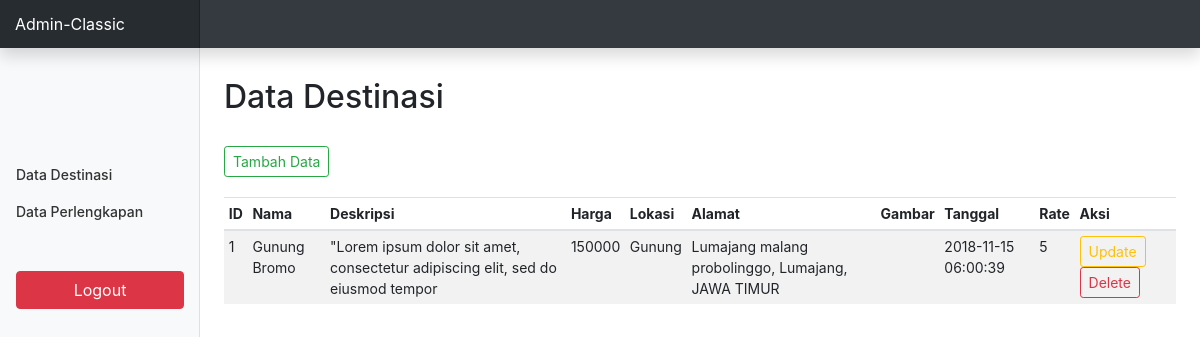
/admin/index.php (signed in), run on an earlier commit of the app's database.
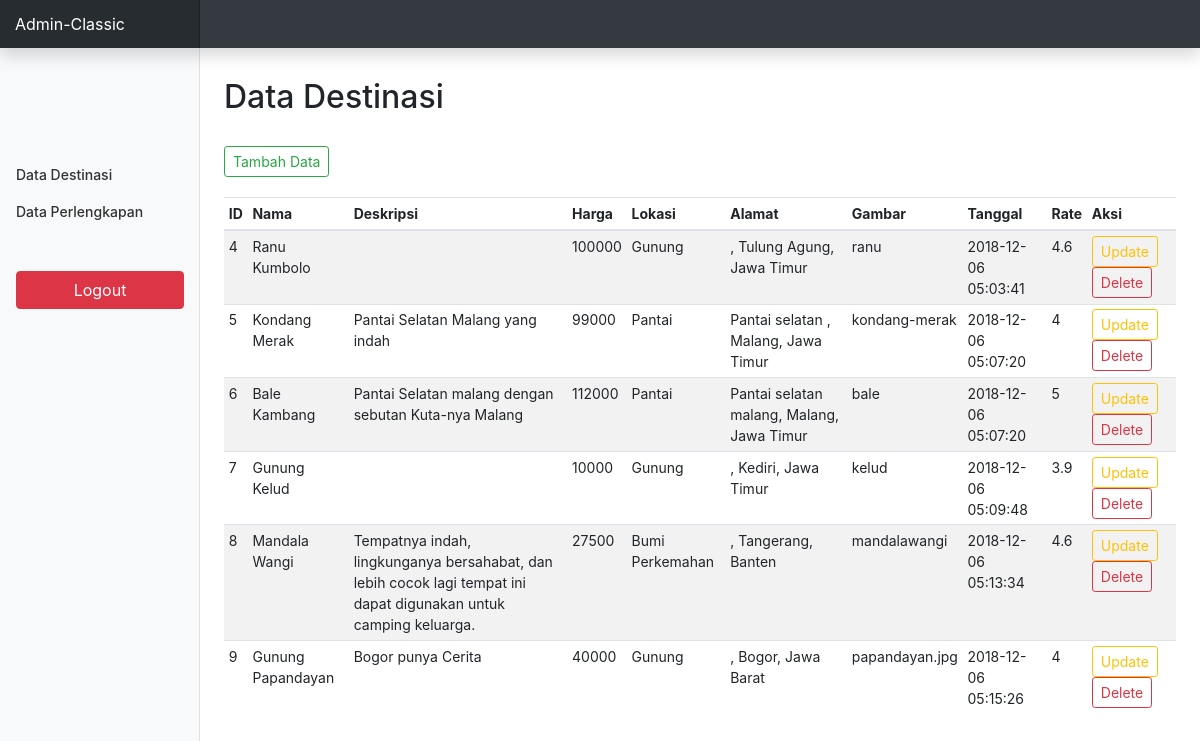
And on a later commit of the database.
### tables this page shows
CREATE TABLE `destinasi` (
  `ID_DESTINASI` int(11) NOT NULL,
  `NAMA` varchar(1024) DEFAULT NULL,
  `DESKRIPSI` varchar(1024) DEFAULT NULL,
  `HARGA` int(11) DEFAULT NULL,
  `LOKASI` varchar(1024) DEFAULT NULL,
  `ALAMAT` varchar(1024) DEFAULT NULL,
  `KOTA` varchar(1024) DEFAULT NULL,
  `PROVINSI` varchar(1024) DEFAULT NULL,
  `GAMBAR` varchar(1024) DEFAULT NULL,
  `TANGGAL` datetime NOT NULL DEFAULT CURRENT_TIMESTAMP,
  `RATE` float DEFAULT NULL
);

### admin/conn.php (called while the page is built, shortened)
<?php
function connection() {
   $dbServer = 'localhost';
   $dbUser = 'root';
   $dbPass = '';
   $dbName = "kemah";
   $conn = mysqli_connect($dbServer, $dbUser, $dbPass);
   mysqli_select_db($conn,$dbName);
   return $conn;
}

### admin/index.php (the view, shortened to what this page needs)
<?php
  include ('conn.php');
?>
<!DOCTYPE html>
<html>
  <head>
    <link href="assets/css/bootstrap.min.css" rel="stylesheet">
    <link href="assets/css/dashboard.css" rel="stylesheet">
  </head>
  <body>
    <nav class="navbar navbar-dark fixed-top bg-dark flex-md-nowrap p-0 shadow">
      <a class="navbar-brand col-sm-3 col-md-2 mr-0" href="#">Admin-Classic</a>
    </nav>
    <div class="container-fluid">
      <div class="row">
       <?php
       include('menu.php');
       ?>
        <main role="main" class="col-md-9 ml-sm-auto col-lg-10 px-4">
          <h2 style="margin: 30px 0 30px 0;">Data Destinasi</h2>
          <a class="btn btn-outline-success btn-sm" href="form.php" style="margin-bottom : 20px;">Tambah Data</a>
          <div class="table-responsive">
            <table class="table table-striped table-sm">
              <thead>
                <tr>
                  <th>ID</th>
                  <th>Nama</th>
                  <th>Deskripsi</th>
                  <th>Harga</th>
                  <th>Lokasi</th>
                  <th>Alamat</th>
                  <th>Gambar</th>
                  <th>Tanggal</th>
                  <th>Rate</th>
                  <th>Aksi</th>
                </tr>
              </thead>
              <tbody>
                <?php
                  $query = "SELECT * FROM destinasi";
                  $result = mysqli_query(connection(),$query);
                 ?>
                 <?php while($data = mysqli_fetch_array($result)): ?>
                  <tr>
                    <td><?php echo $data['ID_DESTINASI'];  ?></td>
                    <td><?php echo $data['NAMA'];  ?></td>
                    <td><?php echo $data['DESKRIPSI'];  ?></td>
                    <td><?php echo $data['HARGA'];  ?></td>
                    <td><?php echo $data['LOKASI'];  ?></td>
                    <td><?php echo $data['ALAMAT'].", ". $data['KOTA'].", ". $data['PROVINSI'];  ?></td>
                    <td><?php echo $data['GAMBAR'];  ?></td>
                    <td><?php echo $data['TANGGAL'];  ?></td>
                    <td><?php echo $data['RATE'];  ?></td>
                    <td>
                      <a href="<?php echo "update.php?nrp=".$data['ID_DESTINASI']; ?>" class="btn btn-outline-warning btn-sm"> Update</a>
                      <a href="<?php echo "delete.php?nrp=".$data['ID_DESTINASI']."&img=".$data['GAMBAR']; ?>" class="btn btn-outline-danger btn-sm"> Delete</a>
                    </td>
                  </tr>
                 <?php endwhile ?>
              </tbody>
            </table>
          </div>
        </main>
      </div>
    </div>
  </body>
</html>

### admin/menu.php (shortened to what this page needs)
<nav class="col-md-2 d-none d-md-block bg-light sidebar">
  <div class="sidebar-sticky">
    <ul class="nav flex-column" style="margin-top:100px;">
        <li class="nav-item">
        <a class="nav-link " href="<?php echo "index.php"; ?>">Data Destinasi</a>
      </li>
      <li class="nav-item">
        <a class="nav-link" href="perlengkapan.php">Data Perlengkapan</a>
      </li>
      <li class="nav-item">
        <a class="nav-link" href="logout.php"><button class="btn btn-danger btn-block">Logout</button></a>
      </li>
    </ul>
  </div>
</nav>

### admin/assets/css/dashboard.css (style rules this page uses)
body { font-size: .875rem; }
.sidebar { position: fixed; top: 0; bottom: 0; left: 0; z-index: 100; padding: 48px 0 0; box-shadow: inset -1px 0 0 rgba(0, 0, 0, .1); }
.sidebar-sticky { position: relative; top: 0; height: calc(100vh - 48px); padding-top: .5rem; overflow-x: hidden; overflow-y: auto; }
.sidebar .nav-link { font-weight: 500; color: #333; }
[role="main"] { padding-top: 48px; }
.navbar-brand { padding-top: .75rem; padding-bottom: .75rem; font-size: 1rem; background-color: rgba(0, 0, 0, .25); box-shadow: inset -1px 0 0 rgba(0, 0, 0, .25); }

What changed in the data, as far as the page shows it:
removed destinasi: ID_DESTINASI "1", NAMA "Gunung Bromo", DESKRIPSI "\"Lorem ipsum dolor sit amet, consectetur adipiscing elit, sed do eiusmod tempor", HARGA "150000", LOKASI "Gunung", ALAMAT "Lumajang malang probolinggo", KOTA "Lumajang", PROVINSI "JAWA TIMUR", TANGGAL "2018-11-15 06:00:39", RATE "5"
added destinasi: ID_DESTINASI "4", NAMA "Ranu Kumbolo", HARGA "100000", LOKASI "Gunung", KOTA "Tulung Agung", PROVINSI "Jawa Timur", GAMBAR "ranu", TANGGAL "2018-12-06 05:03:41", RATE "4.6"
added destinasi: ID_DESTINASI "5", NAMA "Kondang Merak", DESKRIPSI "Pantai Selatan Malang yang indah", HARGA "99000", LOKASI "Pantai", ALAMAT "Pantai selatan", KOTA "Malang", PROVINSI "Jawa Timur", GAMBAR "kondang-merak", TANGGAL "2018-12-06 05:07:20", RATE "4"
added destinasi: ID_DESTINASI "6", NAMA "Bale Kambang", DESKRIPSI "Pantai Selatan malang dengan sebutan Kuta-nya Malang", HARGA "112000", LOKASI "Pantai", ALAMAT "Pantai selatan malang", KOTA "Malang", PROVINSI "Jawa Timur", GAMBAR "bale", TANGGAL "2018-12-06 05:07:20", RATE "5"
added destinasi: ID_DESTINASI "7", NAMA "Gunung Kelud", HARGA "10000", LOKASI "Gunung", KOTA "Kediri", PROVINSI "Jawa Timur", GAMBAR "kelud", TANGGAL "2018-12-06 05:09:48", RATE "3.9"
added destinasi: ID_DESTINASI "8", NAMA "Mandala Wangi", DESKRIPSI "Tempatnya indah, lingkunganya bersahabat, dan lebih cocok lagi tempat ini dapat digunakan untuk camping keluarga.", HARGA "27500", LOKASI "Bumi Perkemahan", KOTA "Tangerang", PROVINSI "Banten", GAMBAR "mandalawangi", TANGGAL "2018-12-06 05:13:34", RATE "4.6"
added destinasi: ID_DESTINASI "9", NAMA "Gunung Papandayan", DESKRIPSI "Bogor punya Cerita", HARGA "40000", LOKASI "Gunung", KOTA "Bogor", PROVINSI "Jawa Barat", GAMBAR "papandayan.jpg", TANGGAL "2018-12-06 05:15:26", RATE "4"
